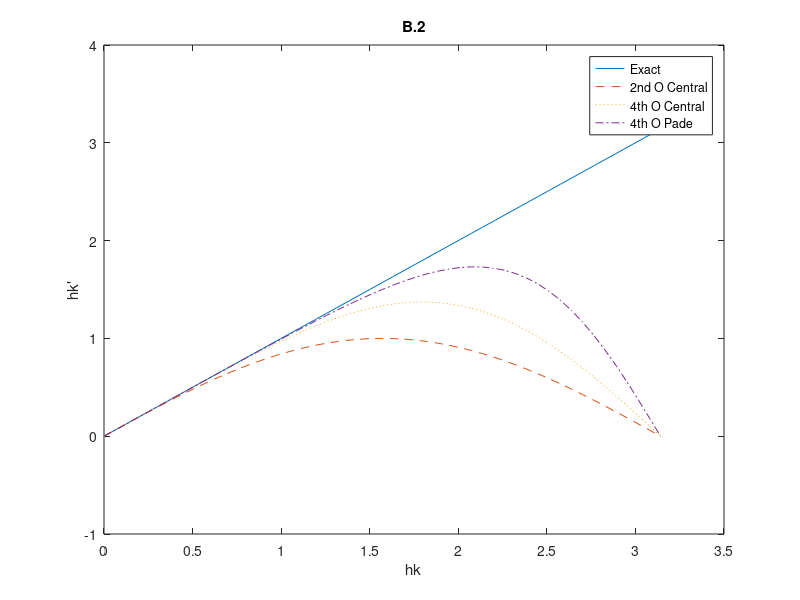

Write the MATLAB code that produced this figure.
clear all
clc

L = 50;
N = 100;
n = [0:1:N/2];
k = 2 * pi / L *n;
#h = L/N
kh = 2 * pi / N * n;

k2h_sec_cen_diff = sin(kh);
k2h_four_cen_diff = (-sin(2*kh) + 8 * sin(kh))/6;
k2h_Pade_scheme = 3*sin(kh) ./ (2+cos(kh));

plot(kh,kh);
hold
plot(kh,k2h_sec_cen_diff,"--");
plot(kh,k2h_four_cen_diff,":");
plot(kh,k2h_Pade_scheme,"-.");
legend("Exact", "2nd O Central","4th O Central", "4th O Pade");
xlabel("hk");
ylabel("hk'");
title("B.2");
print("-dpng","B_2");